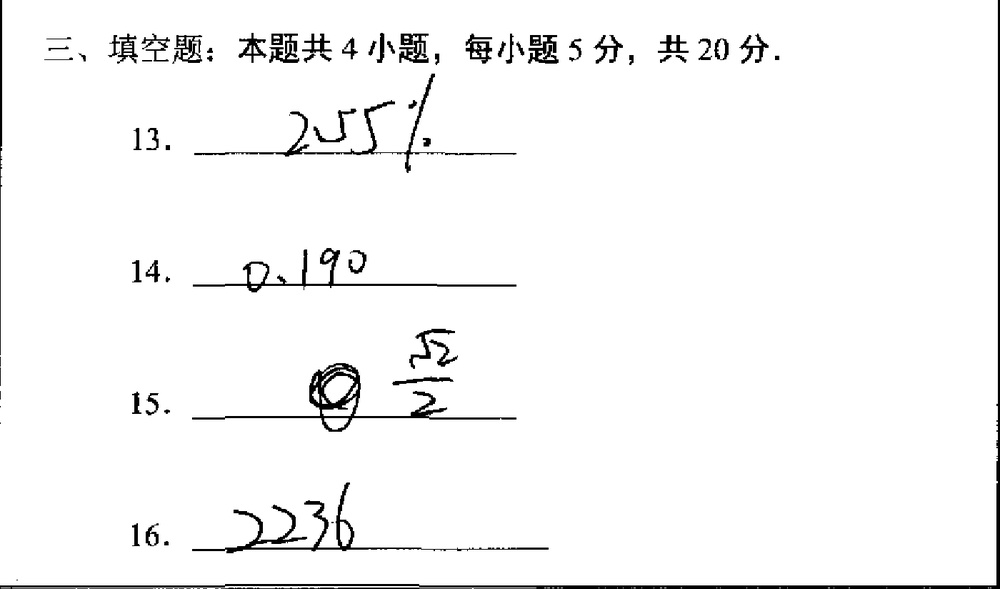
#> input picture OCRAutoScore/segmentation/blankSegmentation/img/demo.jpg, 1000 x 589 px, shrunk from 1400 x 824 before the run, found by its file name
$ python blank_segmentation.py
#> lines starting #> are read from the running program, lines starting #| are printed output that depends on the picture; after the words box and inside, x2 and y2 are one past the last pixel; in counts of white or black regions, pixels touching at a corner belong together
import functools
import sys
import cv2
import os
import numpy as np
import math


class Model:
    def __init__(self, output_folder_name = "./debug/", debug=False):
        self.rects = []  # 记录一张图可以标记分割的矩阵 格式为[x, y, w, h]
        self.crop_img = [] # 保存分割的图片
        self.img = None  # 图片
        self.binary = None # 二值图像
        self.debug = debug  # debug模式
        self.name = ''  # 图片名
        self.output_folder_name = output_folder_name #保存地址

    def process(self, img_path, name):  # 运行过程
        binary = self.__preProcessing(img_path, name)
        horizon = self.__detectLines(binary)
        self.__contourExtraction(horizon)
        result = self.__segmentation()
        self.rects.clear()
        self.img = None
        self.name = ''
        return result

    def __preProcessing(self, img_path, name):  # 图片预处理，输出二值图
        img = cv2.imread(img_path)
#> img is the input picture: shape (589, 1000, 3); min 0, max 255, mean 246.5
        self.img = img
        self.name = name
        gray = cv2.cvtColor(img, cv2.COLOR_BGR2GRAY)
        # blur = cv2.GaussianBlur(gray, (3, 3), 1.5)
        _, binary = cv2.threshold(gray, 0, 255, cv2.THRESH_BINARY + cv2.THRESH_OTSU)
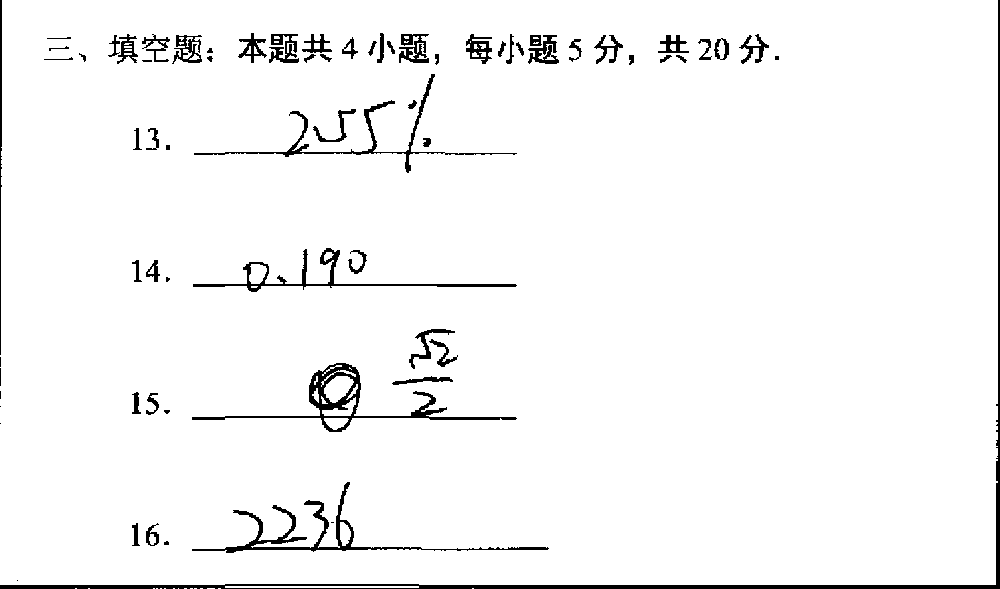
#> binary: shape (589, 1000); 96.4% white; 70 black regions (12 under 20 px), largest, box (x1, y1, x2, y2) and area: (0, 0, 1000, 589) 5210, (192, 363, 517, 432) 2400, (192, 482, 549, 553) 2124
        # thresh, binary = cv2.threshold(blur, int(_ * 0.95), 255, cv2.THRESH_BINARY)
        self.binary = binary
        return binary

    # [16 lines left out: functions process_img, __preProcessing_img, not called in this run]

    @staticmethod
    def __detectLines(img):  # 检测水平线
        horizon_k = int(math.sqrt(img.shape[1]) * 1.2)  # w
#> horizon_k = 37
        # hors_k = int(binary.shape[1]/ 16)  # w
        kernel = cv2.getStructuringElement(cv2.MORPH_RECT, (horizon_k, 1))  # 设置内核形状
        horizon = ~cv2.dilate(img, kernel, iterations=1)  # 膨胀
#> horizon: shape (589, 1000); 0.9% white; 10 white regions (3 under 20 px), largest, box (x1, y1, x2, y2) and area: (0, 584, 1000, 589) 3505, (211, 284, 499, 287) 618, (210, 416, 498, 420) 525
        kernel = cv2.getStructuringElement(cv2.MORPH_RECT, (int(horizon_k / 0.9), 1))
        horizon = cv2.dilate(horizon, kernel, iterations=1)
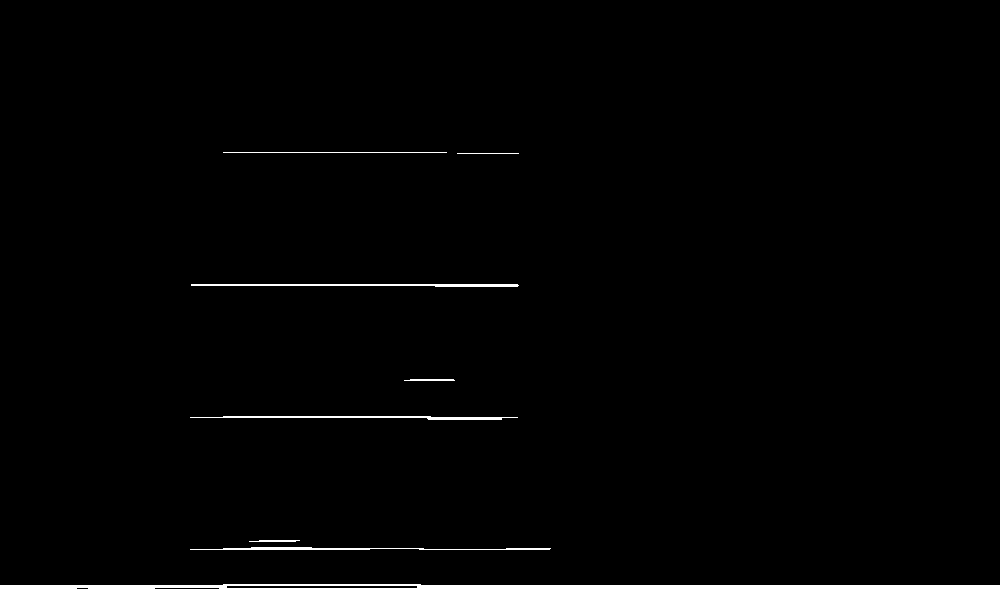
#> horizon: shape (589, 1000); 1.1% white; 8 white regions
        return horizon

    # [7 lines left out: function __merge_line, not called in this run]

    def __contourExtraction(self, img, debug=False):  # 轮廓检测
#> called with debug = False
        cnts = cv2.findContours(img, cv2.RETR_EXTERNAL, cv2.CHAIN_APPROX_SIMPLE)
#> cnts = 8 contours, 2 with area under 20; largest, box (x1, y1, x2, y2) and area: (0, 584, 1000, 589) 3120, (191, 284, 519, 287) 410, (190, 416, 518, 420) 356, (190, 547, 551, 550) 257, (404, 379, 455, 381) 44, (249, 540, 300, 542) 37
        border_y, border_x = img.shape
#> border_y = 589; border_x = 1000
        # 去除邻近上边界和下边界检测的轮廓
        for cnt in cnts[0]:
            x, y, w, h = cv2.boundingRect(cnt)
            if y < 4 or y > border_y - 8:
                continue
            if self.debug and debug:
                cv2.rectangle(self.img, (x, y), (w + x, h + y), (0, 0, 255), 2)
            self.rects.append([x, y, w, h])
#> this loop made 8 passes
#> (x, y, w, h) on passes 1 to 6: (0, 584, 1000, 5), (190, 547, 361, 3), (249, 540, 51, 2), (190, 416, 328, 4), (404, 379, 51, 2), (191, 284, 328, 3)
#> (cnt, x, y, w, h) on passes 7 to 8: ([[457, 153], [518, 153]], 457, 153, 62, 1), ([[223, 152], [446, 152]], 223, 152, 224, 1)
#> after the loop, self.rects = [[190, 547, 361, 3], [249, 540, 51, 2], [190, 416, 328, 4], [404, 379, 51, 2], [191, 284, 328, 3], [457, 153, 62, 1], [223, 152, 224, 1]]
        # 排序
        self.rects = sorted(self.rects, key=functools.cmp_to_key(self.__cmp_rect_r))
#> self.rects = [[190, 547, 361, 3], [249, 540, 51, 2], [190, 416, 328, 4], [404, 379, 51, 2], [191, 284, 328, 3], [223, 152, 224, 1], [457, 153, 62, 1]]

        # 合并同一水平线上的直线
        merged_rects = []
        current_line = None
        for rect in self.rects:
            x, y, w, h = rect
            # if w < 150:
            #     continue
            if current_line is None:
                current_line = rect
            elif abs(current_line[1] - y) <= 5:  # 在同一水平线上
                # 合并直线
                current_line[0] = min(current_line[0], x)
                current_line[2] = max(current_line[2] + current_line[0], x + w) - current_line[0]
                current_line[1] = min(current_line[1], y)
                current_line[3] = max(current_line[3], h)
            else:
                merged_rects.append(current_line)
                current_line = rect
#> this loop made 7 passes
#> after the loop, merged_rects = [[190, 547, 361, 3], [249, 540, 51, 2], [190, 416, 328, 4], [404, 379, 51, 2], [191, 284, 328, 3]]
        if current_line:
            merged_rects.append(current_line)
        self.rects = merged_rects
#> self.rects = [[190, 547, 361, 3], [249, 540, 51, 2], [190, 416, 328, 4], [404, 379, 51, 2], [191, 284, 328, 3], [223, 152, 296, 1]]

        # 标记不相关的轮廓
        pre = None
        idx_lst = []
        for idx, cnt in enumerate(self.rects):
            x, y, w, h = cnt
            if w < 150:
                continue
            if pre is None:
                pre = [x, y, w]
            elif 6 < abs(pre[1] - (y + h / 2)) < 70:  # and 10 < abs(pre[0] - x) < pre[2]
                continue
            pre[1] = y + h / 2
            pre[0] = x
            pre[2] = w
            idx_lst.append(idx)
#> this loop made 6 passes
#> after the loop, idx_lst = [0, 2, 4, 5]; pre = [223, 152.5, 296]

        # 再次筛选
        self.rects = [self.rects[x] for x in idx_lst]
#> self.rects = [[190, 547, 361, 3], [190, 416, 328, 4], [191, 284, 328, 3], [223, 152, 296, 1]]
        self.rects = sorted(self.rects, key=functools.cmp_to_key(self.__cmp_rect))
#> self.rects = [[223, 152, 296, 1], [191, 284, 328, 3], [190, 416, 328, 4], [190, 547, 361, 3]]

        contours = self.rects.copy()
#> contours has the same summary as self.rects

        # 将检测的水平线扩充成矩形框
        pre_y, pre_h = -1, -1
        for idx, cnt in enumerate(self.rects):
            x, y, w, h = cnt
            if pre_h == -1:
                pre_y = y
                if y > 90:
                    h = y - 70 #去掉第一个填空题上方的题目部分
                    y = 70
                else:
                    h = y - 5  #没有包含题目部分
                    y = 5
                pre_h = h
            else:
                if abs(pre_y - y) < 10:
                    h = pre_h
                    y = max(y - h, 0)
                else:
                    pre_h = abs(y - pre_y) - 10
                    pre_y = y
                    h = pre_h
                    y = pre_y - h
            self.rects[idx] = [x, y, w + 150, h + 15]
#> this loop made 4 passes
#> (cnt, x, w, pre_h, pre_y) on passes 2 to 4: ([191, 284, 328, 3], 191, 328, 122, 284), ([190, 416, 328, 4], 190, 328, 122, 416), ([190, 547, 361, 3], 190, 361, 121, 547)
#> (cnt, x, w, pre_y, pre_h) on pass 1: ([223, 152, 296, 1], 223, 296, 152, 82)
#> after the loop, self.rects = [[223, 70, 446, 97], [191, 162, 478, 137], [190, 294, 478, 137], [190, 426, 511, 136]]

        ## 将横线去掉
        # Create a mask for areas to keep
        mask = np.ones(self.binary.shape[:2], dtype=np.uint8) * 255

        for contour in contours:
            x, y, w, h = contour
            margin = 1
            # Check for content above and below the line, column by column
            for col in range(x, min(mask.shape[1], x+w)):

                above = self.binary[max(0, y-margin):y, col:col+1]
                below = self.binary[y+h:min(self.binary.shape[0], y+h+margin), col:col+1]

                # If there's no significant content above or below, mark this column for removal
                if np.min(above) != 0 or np.min(below) != 0:
                    mask[y:y+h, col] = 0
#> this loop made 4 passes
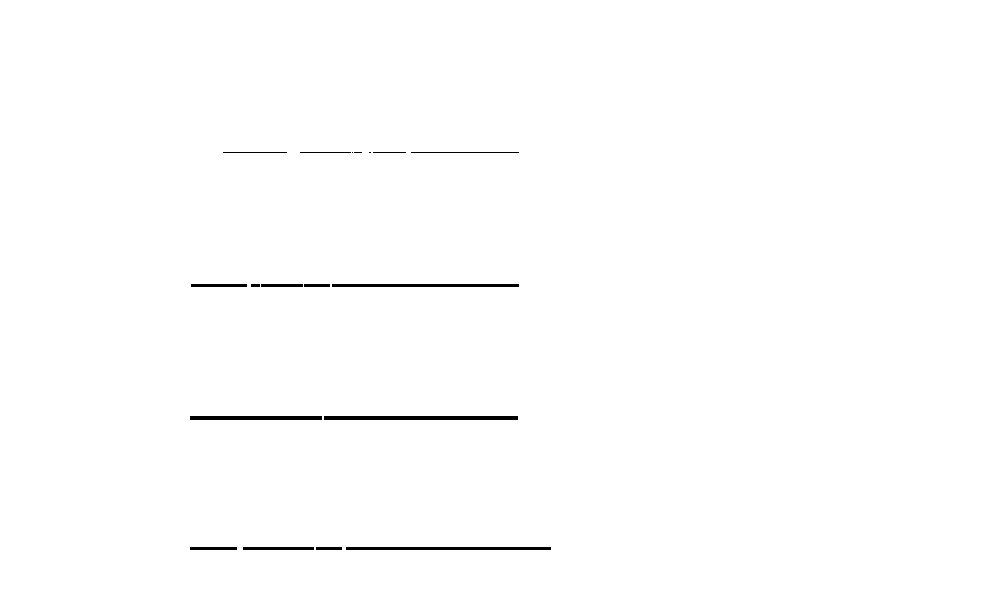
#> mask: shape (589, 1000); 99.4% white; 18 black regions (3 under 20 px), largest, box (x1, y1, x2, y2) and area: (324, 416, 518, 420) 776, (346, 547, 551, 550) 615, (332, 284, 519, 287) 561

        # Apply the mask to the original image
        self.binary = cv2.bitwise_and(self.binary, self.binary, mask=mask)
#> self.binary: shape (589, 1000); 96.3% white; 70 black regions (12 under 20 px), largest, box (x1, y1, x2, y2) and area: (0, 0, 1000, 589) 5210, (190, 363, 518, 432) 2934, (190, 482, 551, 553) 2405

        # Fill removed areas with white
        self.binary[mask == 0] = 255
#> self.binary: shape (589, 1000); 96.9% white; 104 black regions (34 under 20 px), largest, box (x1, y1, x2, y2) and area: (0, 0, 1000, 589) 5210, (309, 363, 361, 432) 1337, (226, 505, 307, 553) 656
        self.binary = cv2.morphologyEx(self.binary, cv2.MORPH_CLOSE, (3, 3))
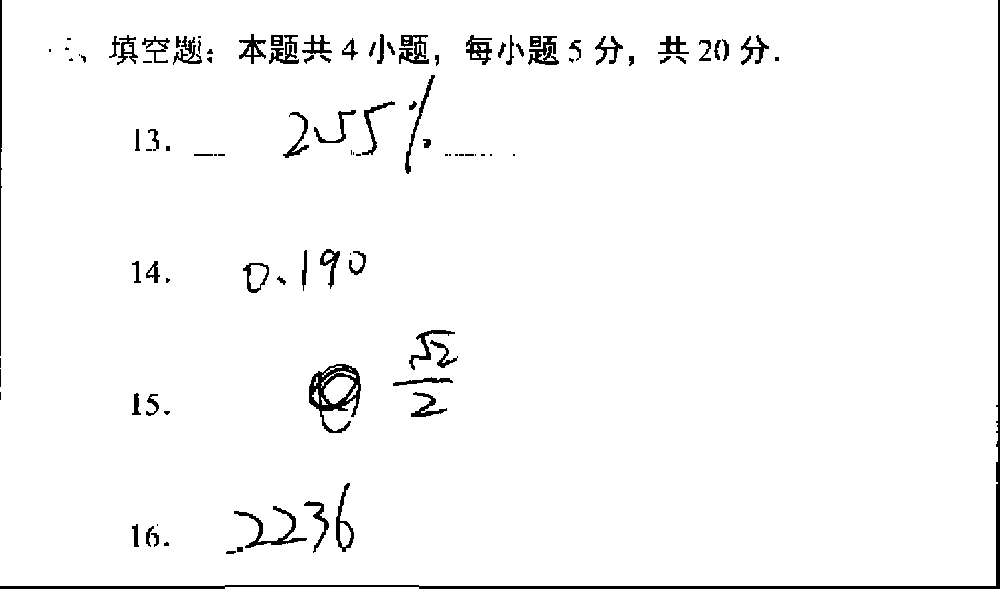
#> self.binary: shape (589, 1000); 97.1% white; 103 black regions (32 under 20 px), largest, box (x1, y1, x2, y2) and area: (0, 0, 1000, 589) 4245, (309, 364, 361, 433) 1336, (234, 506, 307, 548) 593

        return contours

    def __segmentation(self):  # 分割
        if self.debug:  # debug模式只标记不分割
            if not os.path.exists('debug'):
                os.mkdir('debug')
            for idx, rect in enumerate(self.rects):
                x, y, w, h = rect
                # h = h + y
                # y = 0
                cv2.rectangle(self.img, (x, y), (w + x, h + y), (255, 0, 255), 2)
                cv2.putText(self.img, str(idx + 1), (x, y + 5), cv2.FONT_HERSHEY_SIMPLEX, 1, (255, 0, 255), 2)
            cv2.imwrite(os.path.join(self.output_folder_name, f'{self.name}.jpg'), self.img)
        else:
            if not os.path.exists(self.output_folder_name):
                os.mkdir(self.output_folder_name)
            for idx, rect in enumerate(self.rects):
                x, y, w, h = rect
                crop_img = self.binary[y:y + h, x:x + w]
                # crop_img = self._remove_underline_preserve_text(gray=crop_img) # remove the cloze line

                # open and close
                horizon_k = 3 #int(math.sqrt(crop_img.shape[1]))
                opening = cv2.morphologyEx(crop_img, cv2.MORPH_OPEN, (horizon_k, horizon_k))
                crop_img_ = cv2.morphologyEx(opening, cv2.MORPH_CLOSE, (horizon_k, horizon_k))
                crop_img_ = crop_img_.copy()

                self.crop_img.append(crop_img_)
                cv2.imwrite(os.path.join(self.output_folder_name, '{}-{}.jpg'.format(self.name, idx + 1)), crop_img_)
#> this loop made 4 passes
#> pass 1, in __segmentation, `crop_img_ = cv2.morphologyEx(opening, cv2.MORPH_CLOSE, (horizon_k, hor..`:
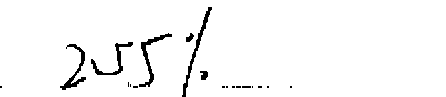
#> crop_img_: shape (97, 446); 96.8% white; 19 black regions (13 under 20 px), largest, box (x1, y1, x2, y2) and area: (182, 7, 212, 97) 321, (139, 33, 172, 87) 308, (60, 44, 86, 90) 284, (91, 42, 133, 75) 268, (200, 71, 208, 80) 55, (186, 33, 194, 42) 43
#> pass 2, in __segmentation, `crop_img = self.binary[y:y + h, x:x + w]`:
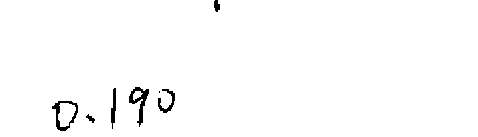
#> crop_img: shape (137, 478); 98.7% white; 7 black regions (1 under 20 px), largest, box (x1, y1, x2, y2) and area: (129, 87, 149, 127) 269, (52, 101, 78, 131) 237, (158, 89, 175, 113) 147, (111, 88, 116, 129) 128, (214, 0, 220, 12) 54, (86, 114, 95, 123) 37
#> after the loop: crop_img: shape (136, 511); 98% white; 6 black regions, box (x1, y1, x2, y2) and area: (44, 80, 117, 122) 593, (146, 57, 164, 126) 371, (114, 75, 139, 127) 284, (134, 0, 159, 7) 87, (47, 121, 53, 126) 30, (36, 125, 46, 128) 27
#> after the loop:
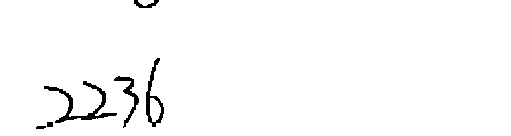
#> opening: shape (136, 511); 98% white; 6 black regions, box (x1, y1, x2, y2) and area: (44, 81, 117, 123) 596, (146, 58, 164, 127) 371, (114, 76, 139, 128) 284, (134, 0, 159, 8) 96, (47, 122, 53, 127) 30, (36, 126, 46, 129) 27
#> after the loop, self.crop_img = 4 items
            return self.crop_img


    # [33 lines left out: function _remove_underline_preserve_text, not called in this run]

    @staticmethod
    def __cmp_rect(a, b):
        if (abs(a[1] - b[1]) < 10 and a[0] > b[0]) or a[1] > b[1]:
            return 1
        elif abs(a[1] - b[1]) < 10 and abs(a[0] - b[0]) < 20:
            return 0
        else:
            return -1

    @staticmethod
    def __cmp_rect_r(a, b):
        if (abs(a[1] - b[1]) < 5 and a[0] < b[0]) or a[1] > b[1]:
            return -1
        elif abs(a[1] - b[1]) < 5 and abs(a[0] - b[0]) < 5:
            return 0
        else:
            return 1


if __name__ == '__main__':
    # [9 lines of commented-out code are left out]
    debug = False
    path = r'D:\code\AutoScore\AutoScore\OCRAutoScore\segmentation\blankSegmentation\img\demo.jpg'  # 文件夹名
    count = 0
    model = Model(debug=debug)
    res = model.process(path, os.path.basename(path))  # res存储分割的图片
